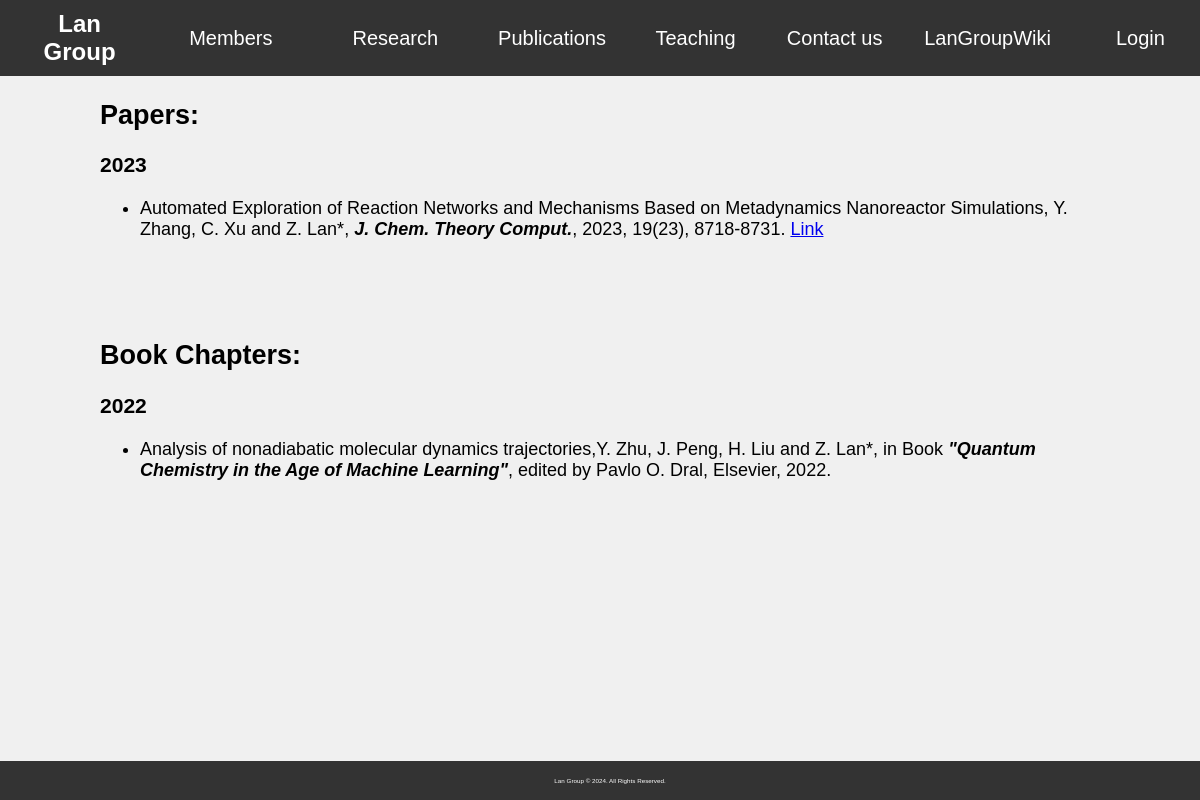
/publication/, run on the app's committed database.
### lan_cv/models.py (models this page shows, shortened)
class Publication(models.Model):
    title = models.CharField(max_length=200, help_text='Enter the title of the publication')
    year = models.IntegerField(default=2024)
    author = models.CharField(max_length=200, help_text='eg: J. Zhang, J. Peng, Y. Zhu, D. Hu* and Z. Lan*', verbose_name='Authors')
    class Meta:
        abstract = True

class Paper(Publication):
    journal_name = models.CharField(max_length=100, help_text='Please follow the standard journal abbreviation (ISO4), eg: J. Phys. Chem. Lett.')
    volume = models.CharField(max_length=20)
    page = models.CharField(max_length=20)
    url = models.CharField(max_length=200)
    indexed = models.CharField(max_length=20, default = 'SCI')

class Book(Publication):
    publisher = models.CharField(max_length=100)
    book_title = models.CharField(max_length=200, verbose_name="Book Title")
    editor = models.CharField(max_length=50)

### lan_cv/views.py (the view)
# urls.py: path('publication/', views.publication, name='publication'),
def publication(request):
    papers = Paper.objects.all().order_by('-year')
    books = Book.objects.all().order_by('-year')
    grouped_papers = {year: list(group) for year, group in groupby(papers, key=lambda x: x.year)}
    grouped_books = {year: list(group) for year, group in groupby(books, key=lambda x: x.year)}
    return render(request, 'lan_cv/publication.html', {'grouped_papers': grouped_papers, 'grouped_books': grouped_books})

### lan_cv/templates/lan_cv/publication.html (shortened to what this page needs)
{% extends 'base.html' %}
{% block content %}
<div class="center-align">
    <h2>Papers:</h2>
    {% for year, papers in grouped_papers.items %}
        <h3>{{ year }}</h3>
        <ul>
            {% for paper in papers %}
                <li>{{ paper.title }}, {{paper.author}}, <strong><em>{{ paper.journal_name }}</em></strong>, {{ paper.year}}, {{ paper.volume}}, {{ paper.page}}. <a href="{{ paper.url }}">Link</a></li>
            {% endfor %}
        </ul>
    {% endfor %}
    <h2 id='book_id'>Book Chapters:</h2>
    {% for year, books in grouped_books.items %}
        <h3>{{ year }}</h3>
        <ul>
            {% for book in books %}
                <li>{{ book.title }},{{book.author}}, in Book <strong><em>"{{book.book_title}}"</em></strong>, edited by {{book.editor}}, {{ book.publisher }}, {{ book.year }}.</li>
            {% endfor %}
        </ul>
    {% endfor %}
</div>
{% endblock content %}

### static/style.css (style rules this page uses)
body, html { font-family: Arial, sans-serif; margin: 0; padding: 0; background-color: #f0f0f0; scroll-behavior: smooth; font-size: 62.5%; }

### lan_cv/templates/lan_cv/publication.html (style rules this page uses)
.center-align { text-align: left; margin: 0 auto; max-width: 1000px; font-size: 18px; margin-top: 100px; }
h2, h3 { font-size: 24x; }
#book_id { margin-top:100px }

### data on the page
Paper: year "2023", title "Automated Exploration of Reaction Networks and Mechanisms Based on Metadynamics Nanoreactor Simulations", author "Y. Zhang, C. Xu and Z. Lan*", journal_name "J. Chem. Theory Comput.", volume "19(23)", page "8718-8731"
Book: year "2022", title "Analysis of nonadiabatic molecular dynamics trajectories", author "Y. Zhu, J. Peng, H. Liu and Z. Lan*", book_title "Quantum Chemistry in the Age of Machine Learning", editor "Pavlo O. Dral", publisher "Elsevier"
